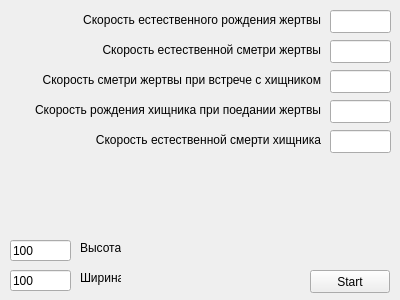
<?xml version="1.0" encoding="UTF-8"?>
<ui version="4.0">
 <class>Widget</class>
 <widget class="QWidget" name="Widget">
  <property name="geometry">
   <rect>
    <x>0</x>
    <y>0</y>
    <width>400</width>
    <height>300</height>
   </rect>
  </property>
  <property name="windowTitle">
   <string>Widget</string>
  </property>
  <widget class="QPushButton" name="pushButtonStart">
   <property name="geometry">
    <rect>
     <x>310</x>
     <y>270</y>
     <width>80</width>
     <height>23</height>
    </rect>
   </property>
   <property name="text">
    <string>Start</string>
   </property>
  </widget>
  <widget class="QLineEdit" name="lineEditX">
   <property name="geometry">
    <rect>
     <x>10</x>
     <y>270</y>
     <width>61</width>
     <height>21</height>
    </rect>
   </property>
   <property name="text">
    <string>100</string>
   </property>
  </widget>
  <widget class="QLineEdit" name="lineEdit1">
   <property name="geometry">
    <rect>
     <x>330</x>
     <y>10</y>
     <width>61</width>
     <height>23</height>
    </rect>
   </property>
  </widget>
  <widget class="QLineEdit" name="lineEdit2">
   <property name="geometry">
    <rect>
     <x>330</x>
     <y>40</y>
     <width>61</width>
     <height>23</height>
    </rect>
   </property>
  </widget>
  <widget class="QLineEdit" name="lineEdit3">
   <property name="geometry">
    <rect>
     <x>330</x>
     <y>70</y>
     <width>61</width>
     <height>23</height>
    </rect>
   </property>
  </widget>
  <widget class="QLineEdit" name="lineEdit4">
   <property name="geometry">
    <rect>
     <x>330</x>
     <y>100</y>
     <width>61</width>
     <height>23</height>
    </rect>
   </property>
  </widget>
  <widget class="QLineEdit" name="lineEdit5">
   <property name="geometry">
    <rect>
     <x>330</x>
     <y>130</y>
     <width>61</width>
     <height>23</height>
    </rect>
   </property>
  </widget>
  <widget class="QLabel" name="label1">
   <property name="geometry">
    <rect>
     <x>10</x>
     <y>10</y>
     <width>311</width>
     <height>20</height>
    </rect>
   </property>
   <property name="layoutDirection">
    <enum>Qt::LeftToRight</enum>
   </property>
   <property name="text">
    <string>Скорость естественного рождения жертвы</string>
   </property>
   <property name="alignment">
    <set>Qt::AlignRight|Qt::AlignTrailing|Qt::AlignVCenter</set>
   </property>
  </widget>
  <widget class="QLabel" name="label2">
   <property name="geometry">
    <rect>
     <x>10</x>
     <y>40</y>
     <width>311</width>
     <height>20</height>
    </rect>
   </property>
   <property name="text">
    <string>Скорость естественной сметри жертвы</string>
   </property>
   <property name="alignment">
    <set>Qt::AlignRight|Qt::AlignTrailing|Qt::AlignVCenter</set>
   </property>
  </widget>
  <widget class="QLabel" name="label3">
   <property name="geometry">
    <rect>
     <x>10</x>
     <y>70</y>
     <width>311</width>
     <height>20</height>
    </rect>
   </property>
   <property name="text">
    <string>Скорость сметри жертвы при встрече с хищником</string>
   </property>
   <property name="alignment">
    <set>Qt::AlignRight|Qt::AlignTrailing|Qt::AlignVCenter</set>
   </property>
  </widget>
  <widget class="QLabel" name="label4">
   <property name="geometry">
    <rect>
     <x>10</x>
     <y>100</y>
     <width>311</width>
     <height>20</height>
    </rect>
   </property>
   <property name="text">
    <string>Скорость рождения хищника при поедании жертвы</string>
   </property>
   <property name="alignment">
    <set>Qt::AlignRight|Qt::AlignTrailing|Qt::AlignVCenter</set>
   </property>
  </widget>
  <widget class="QLabel" name="label5">
   <property name="geometry">
    <rect>
     <x>10</x>
     <y>130</y>
     <width>311</width>
     <height>20</height>
    </rect>
   </property>
   <property name="text">
    <string>Скорость естественной смерти хищника</string>
   </property>
   <property name="alignment">
    <set>Qt::AlignRight|Qt::AlignTrailing|Qt::AlignVCenter</set>
   </property>
  </widget>
  <widget class="QLineEdit" name="lineEditY">
   <property name="geometry">
    <rect>
     <x>10</x>
     <y>240</y>
     <width>61</width>
     <height>21</height>
    </rect>
   </property>
   <property name="text">
    <string>100</string>
   </property>
  </widget>
  <widget class="QLabel" name="labelY">
   <property name="geometry">
    <rect>
     <x>80</x>
     <y>240</y>
     <width>41</width>
     <height>16</height>
    </rect>
   </property>
   <property name="text">
    <string>Высота</string>
   </property>
  </widget>
  <widget class="QLabel" name="labelY_2">
   <property name="geometry">
    <rect>
     <x>80</x>
     <y>270</y>
     <width>41</width>
     <height>16</height>
    </rect>
   </property>
   <property name="text">
    <string>Ширина</string>
   </property>
  </widget>
 </widget>
 <layoutdefault spacing="6" margin="11"/>
 <resources/>
 <connections/>
</ui>
